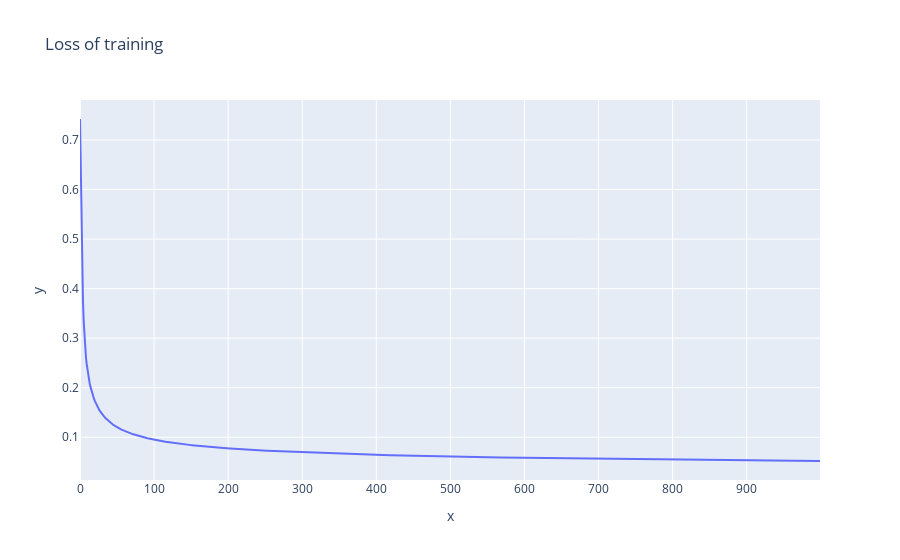

The notebook cell this image was saved under:
### Code cell
fig = px.line(y=loss_record,title='Loss of training')
fig.show()

### Figure 1 — Plotly figure (JSON) as saved in the notebook; plotly's stock layout.template omitted (floating-point values rounded to 4 significant figures; data arrays with more than 128 entries replaced by an {"elided": "..."} marker saying what was removed)
{"data": [{"hovertemplate": "x=%{x}<br>y=%{y}<extra></extra>", "legendgroup": "", "line": {"color": "#636efa", "dash": "solid"}, "mode": "lines", "name": "", "orientation": "v", "showlegend": false, "type": "scatter", "x": {"elided": "1000 int values"}, "xaxis": "x", "y": {"elided": "1000 float values"}, "yaxis": "y"}], "layout": {"autosize": true, "legend": {"tracegroupgap": 0}, "title": {"text": "Loss of training"}, "xaxis": {"anchor": "y", "autorange": true, "domain": [0, 1], "range": [0, 999], "title": {"text": "x"}, "type": "linear"}, "yaxis": {"anchor": "x", "autorange": true, "domain": [0, 1], "range": [0.01377, 0.7806], "title": {"text": "y"}, "type": "linear"}}}
